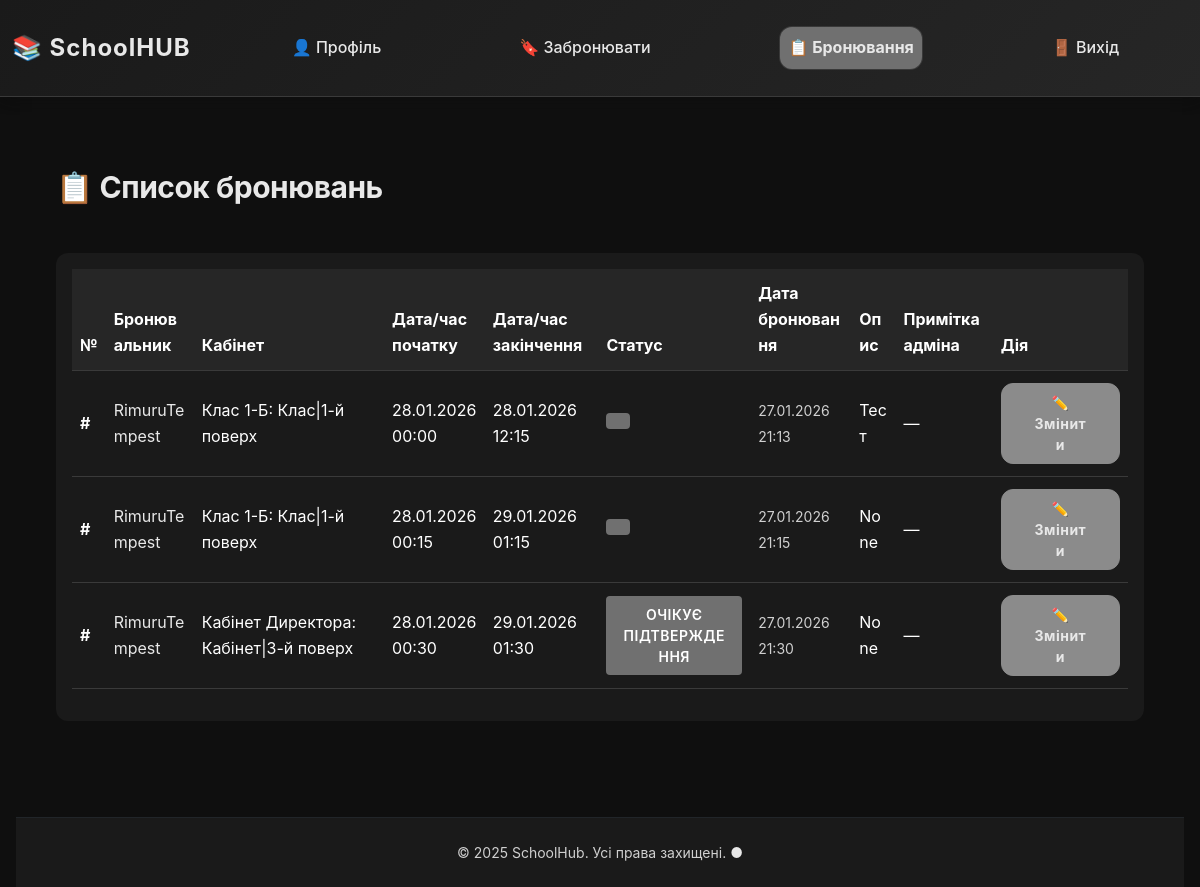
/booking/ (signed in), run on an earlier commit of the app's database.
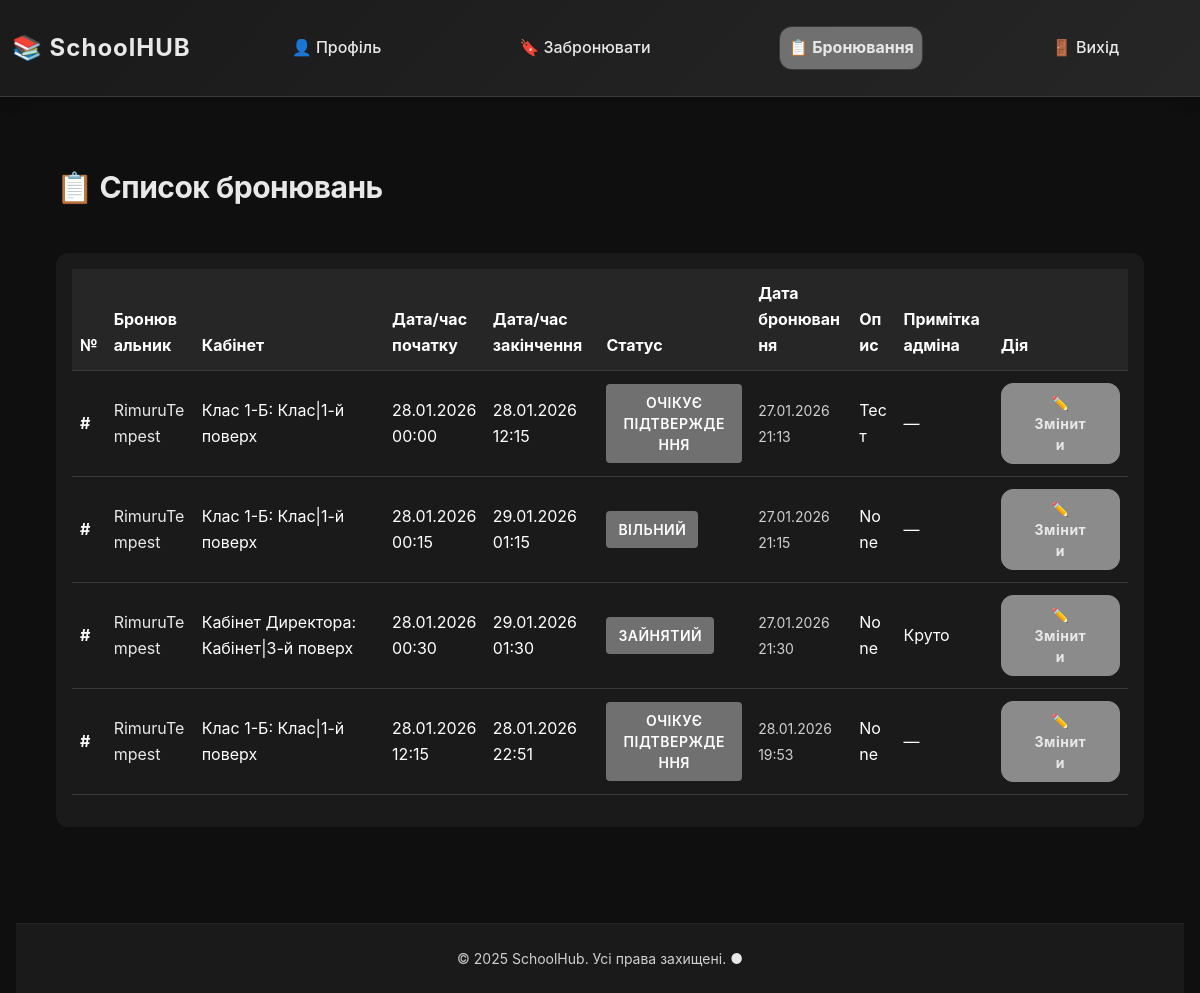
And on a later commit of the database.
### Booking/models.py (models this page shows, shortened)
class Booking(models.Model):
    user = models.ForeignKey(User, on_delete=models.CASCADE)
    resource = models.ForeignKey(Resource, on_delete=models.SET_NULL, null=True, verbose_name="Об'єкт")
    start_time = models.DateTimeField(verbose_name="Час початку бронювання")
    end_time = models.DateTimeField(verbose_name="Час завершення бронювання")
    status = models.ForeignKey(Status, on_delete=models.SET_NULL, null=True, verbose_name="Статус")
    created_at = models.DateTimeField(auto_now_add=True)
    description = models.CharField(max_length=255, verbose_name="Додаткова інформація", null=True, blank=True, default=None)
    reason = models.CharField(max_length=255, verbose_name="Інформація від адміністратора/модератора", null=True, blank=True, default=None)

class Status(models.Model):
    name = models.CharField(max_length=50)
    verbose_name = models.CharField(max_length=100)

### Resource/models.py (models this page shows, shortened)
class Resource(models.Model):
    name = models.CharField(max_length=255, verbose_name="Назва")
    type = models.CharField(max_length=255, verbose_name="Тип")
    location = models.ForeignKey(Location, on_delete=models.CASCADE, verbose_name="Розташування")
    is_active = models.BooleanField(default=True, verbose_name="Доступність")
    description = models.TextField(verbose_name="Опис", null=True, blank=True, default=None)
    def __str__(self):
        return f"{self.name}: {self.type}|{self.location.name}"

class Location(models.Model):
    name = models.CharField(max_length=255)

### Booking/views.py (the view)
# urls.py: path("", views.resources, name="resource"),
@has_permission("RB")
@login_required
def resources(request: HttpRequest):
    return render(request, "resource.html", dict(booking=Booking.objects.all()))

### Booking/permissions.py (called while the page is built)
def has_permission(action_name: str):
    def decorator(func):
        @wraps(func)
        def wrap_func(request: HttpRequest, *args, **kwargs):
            if request.user.profile.positions.filter(actions__name=action_name).exists():
                return func(request, *args, **kwargs)
            else:
                messages.error(request, "У вас недостатьно прав")
                return redirect("index")
        return wrap_func
    return decorator

### Booking/templatetags/permissions.py (called while the page is built)
@register.filter(name="has_permission")
def has_permission(user, action_name):
    return user.profile.positions.filter(actions__name=action_name).exists()

### Booking/templates/Resource.html (shortened to what this page needs)
{% extends "base.html" %}
{% load permissions %}
{% block content %}
<div class="container py-4">
    <h1 class="mb-5">📋 Список бронювань</h1>
    {% if booking %}
    <div class="table-wrapper">
        <table class="table table-hover">
            <thead>
                <tr>
                    <th>№</th>
                    <th>Бронювальник</th>
                    <th>Кабінет</th>
                    <th>Дата/час початку</th>
                    <th>Дата/час закінчення</th>
                    <th>Статус</th>
                    <th>Дата бронювання</th>
                    <th>Опис</th>
                    <th>Примітка адміна</th>
                    <th>Дія</th>
                </tr>
            </thead>
            <tbody>
                {% for book in booking %}
                <tr>
                    <td><strong>#{{ forloop.index }}</strong></td>
                    <td><span class="text-accent">{{ book.user }}</span></td>
                    <td>{{ book.resource }}</td>
                    <td>{{ book.start_time|date:"d.m.Y H:i" }}</td>
                    <td>{{ book.end_time|date:"d.m.Y H:i" }}</td>
                    <td>
                        <span class="badge text-bg-info">
                            {{ book.status.verbose_name }}
                        </span>
                    </td>
                    <td><small class="text-muted">{{ book.created_at|date:"d.m.Y H:i" }}</small></td>
                    <td>{{ book.description|truncatewords:5 }}</td>
                    <td>{{ book.reason|default:"—" }}</td>
                    <td>
                        <a href="{% url 'update_book' id=book.id %}" class="btn btn-sm btn-warning">
                            ✏️ Змінити
                        </a>
                    </td>
                </tr>
                {% endfor %}
            </tbody>
        </table>
    </div>
    {% endif %}
</div>
{% endblock content %}

What changed in the data, as far as the page shows it:
changed Booking "Тест": status.verbose_name (not shown) → "ОЧІКУЄ ПІДТВЕРЖДЕННЯ"
changed Booking: status.verbose_name (not shown) → "ВІЛЬНИЙ"
changed Booking "Кабінет Директора: Кабінет|3-й поверх": status.verbose_name "ОЧІКУЄ ПІДТВЕРЖДЕННЯ" → "ЗАЙНЯТИЙ"; reason "—" → "Круто"
added Booking: user "RimuruTempest", resource "Клас 1-Б: Клас|1-й поверх", start_time "28.01.2026 12:15", end_time "28.01.2026 22:51", status.verbose_name "ОЧІКУЄ ПІДТВЕРЖДЕННЯ", created_at "28.01.2026 19:53", description "None", reason "—"
